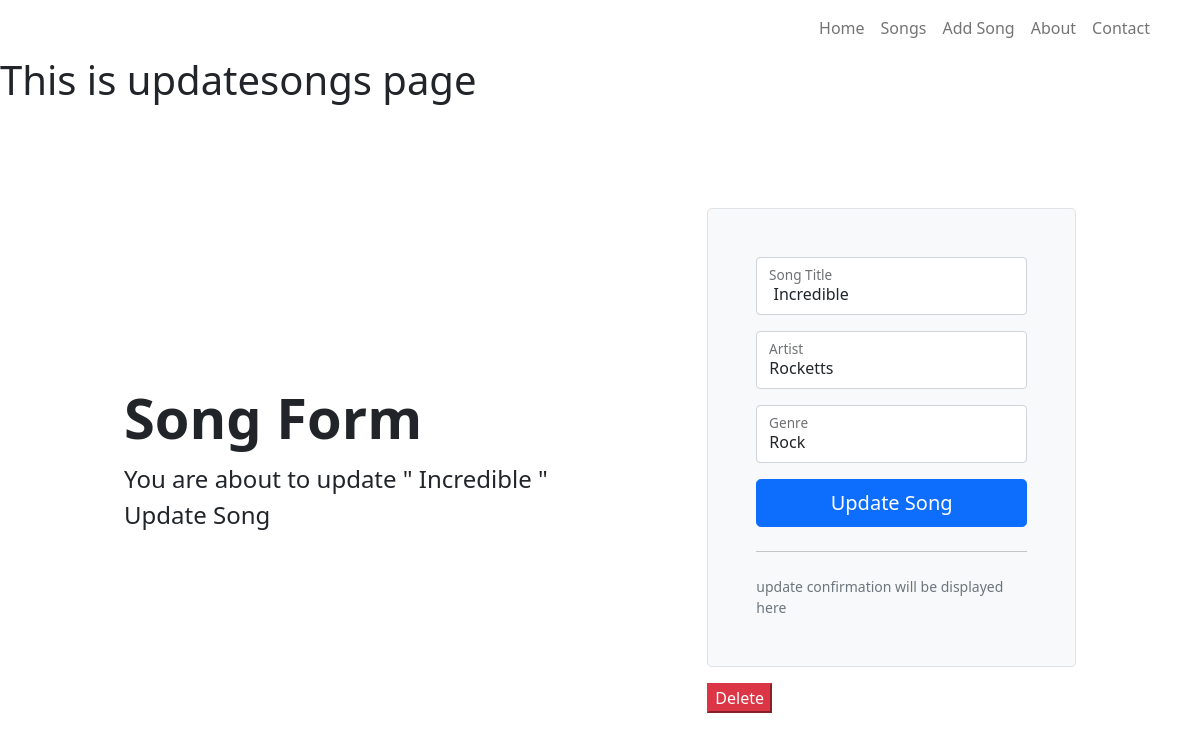
Screenshot of /4/update with the database file from the repository.
### tables this page shows
CREATE TABLE "songs" (
	"SongID"	INTEGER NOT NULL UNIQUE,
	"Title"	TEXT,
	"Artist"	TEXT,
	"Genre"	TEXT,
	PRIMARY KEY("SongID" AUTOINCREMENT)
);

### app.py (the view, shortened to what this page needs)
@app.route("/<int:songID>/update", methods=("GET","POST"))
def update(songID):
    aSongRecord = getSong(songID)
    return render_template("updatesongs.html", title="Update songs", SongRecord=aSongRecord)

### app.py (called while the page is built)
def musicDBcon():
    conn = sql.connect("PYTHON\Part12 Flask\webflask\c10Sqlite.db")
    conn.row_factory = sql.Row  # we are accesing class row
    return conn

def getSong(recordID):
    songConn = musicDBcon()
    cursor = songConn.cursor()
    aSong = cursor.execute("SELECT * FROM songs WHERE songID =?", (recordID,)).fetchone()
    songConn.close()
    if aSong is None:
        abort(Response(f"No Record {aSong} was found in DB"))
    return aSong

### templates/updatesongs.html (shortened to what this page needs)
{% extends 'base.html' %} {% block content %}
<h1>This is updatesongs page</h1>
<div class="container col-xl-10 col-xxl-8 px-4 py-5">
  <div class="row align-items-center g-lg-5 py-5">
    <div class="col-lg-7 text-center text-lg-start">
      <h1 class="display-4 fw-bold lh-1 mb-3">Song Form</h1>
      <p class="col-lg-10 fs-4">
        {% block title %} You are about to update "{{SongRecord['title']}}" {%
        endblock %} Update Song
      </p>
    </div>
    <div class="col-md-10 mx-auto col-lg-5">
      <form method="post" class="p-4 p-md-5 border rounded-3 bg-light">
        <div class="form-floating mb-3">
          <input
            type="text"
            class="form-control"
            id="Title"
            name="Title"
            placeholder="Song title"
            value="{{request.form['title'] or SongRecord['title']}}"
          />
          <label for="Title">Song Title</label>
        </div>
        <div class="form-floating mb-3">
          <input
            type="text"
            class="form-control"
            id="Title"
            name="Artist"
            placeholder="Song Artist"
            value="{{request.form['Artist'] or SongRecord['Artist']}}"
          />
          <label for="Title">Artist</label>
        </div>
        <div class="form-floating mb-3">
          <input
            type="text"
            class="form-control"
            id="Genre"
            name="Genre"
            placeholder="Song Genre"
            value="{{request.form['Genre'] or SongRecord['Genre']}}"
          />
          <label for="Title">Genre</label>
        </div>
        <button class="w-100 btn btn-lg btn-primary" type="submit">
          Update Song
        </button>
        <hr class="my-4" />
        <small class="text-muted">
          update confirmation will be displayed here</small
        >
      </form>
      <form action="" method="POST">
        <input type="submit" value="Delete" onclick="" class="btn-danger" />
      </form>
    </div>
  </div>
</div>
{% endblock content %}

### rows the page displays
songs: title "Incredible", Title "Incredible", Artist "Rocketts", Genre "Rock"
